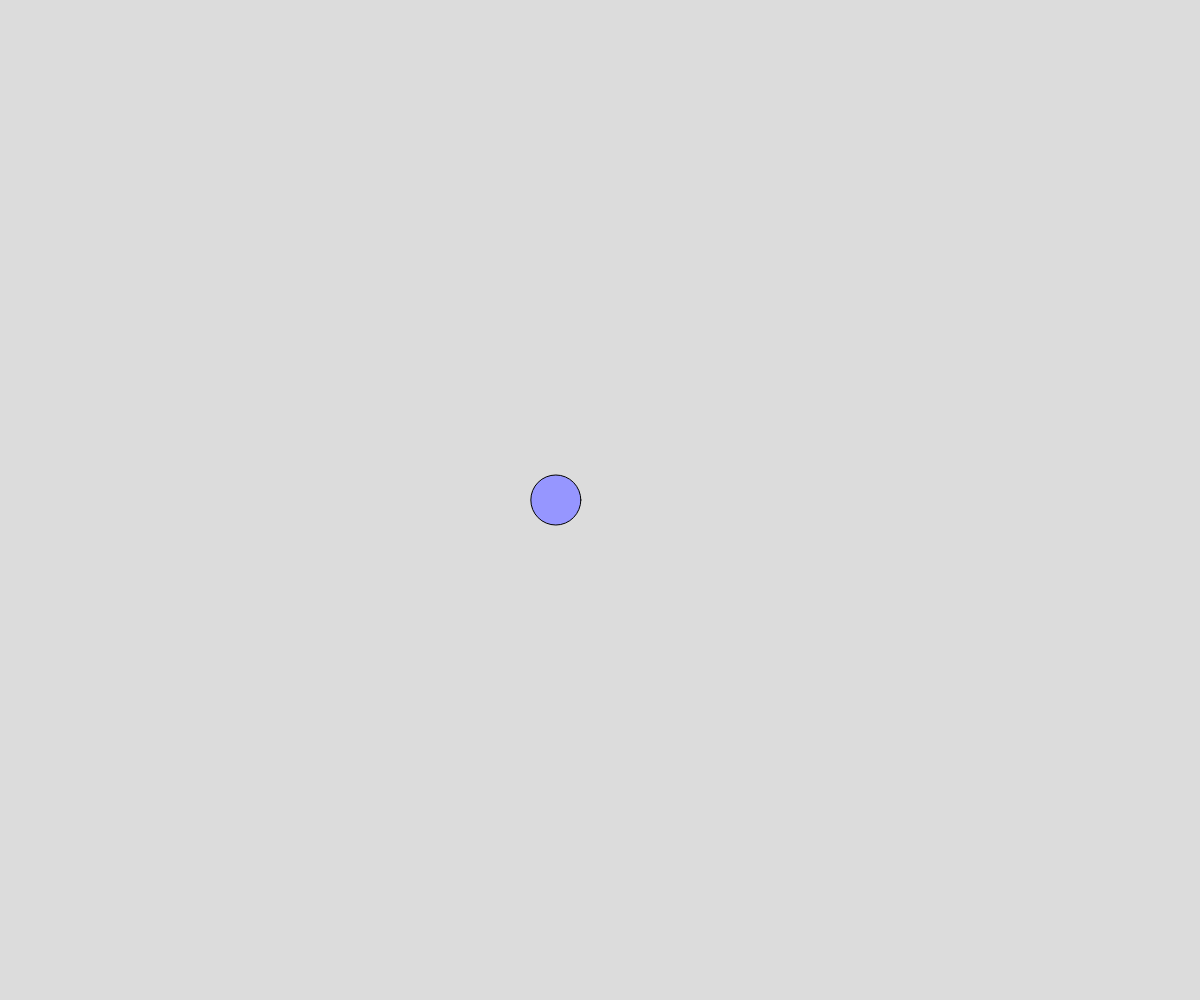
Frame 1 (no input)
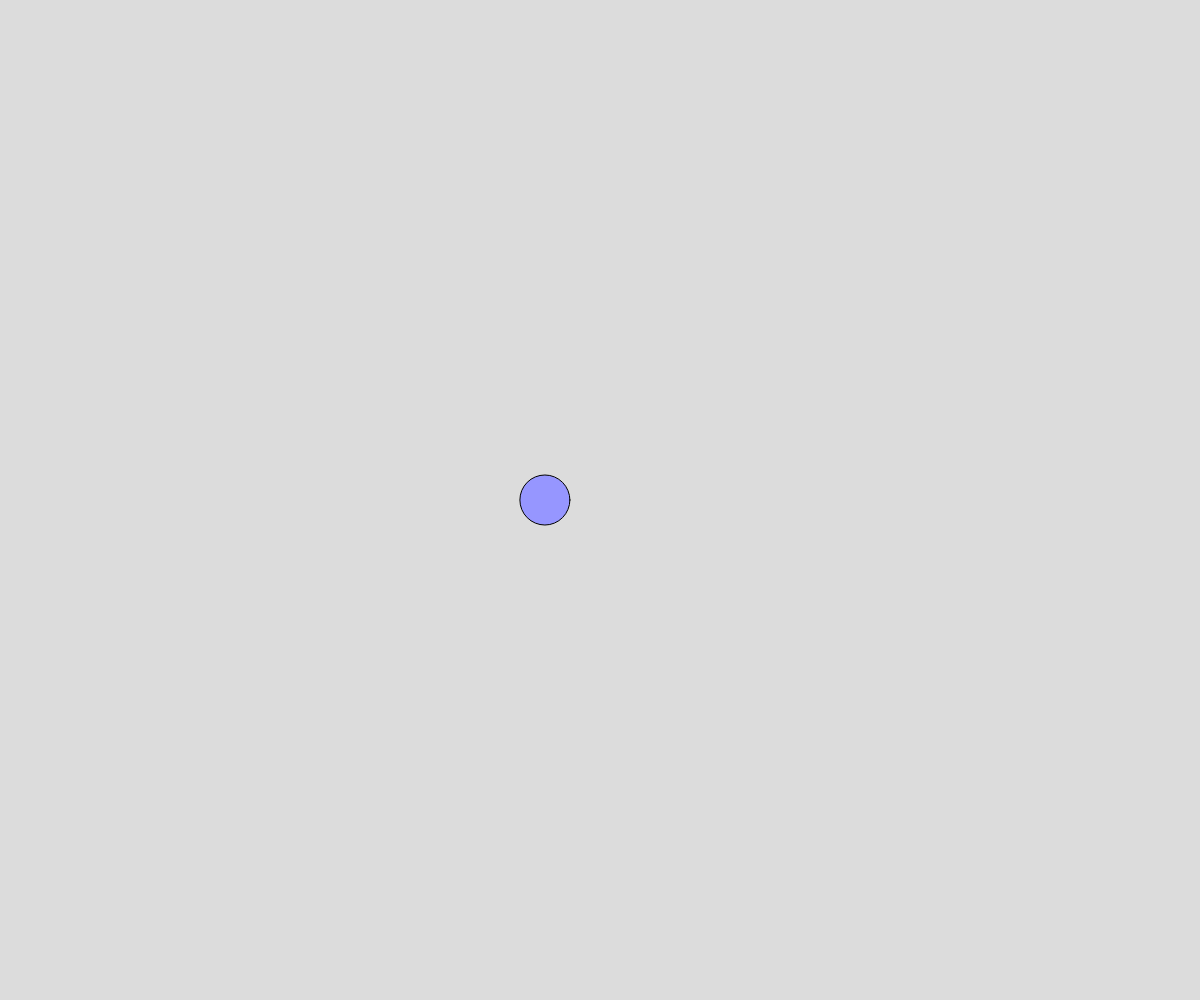
Frame 60 (no input)
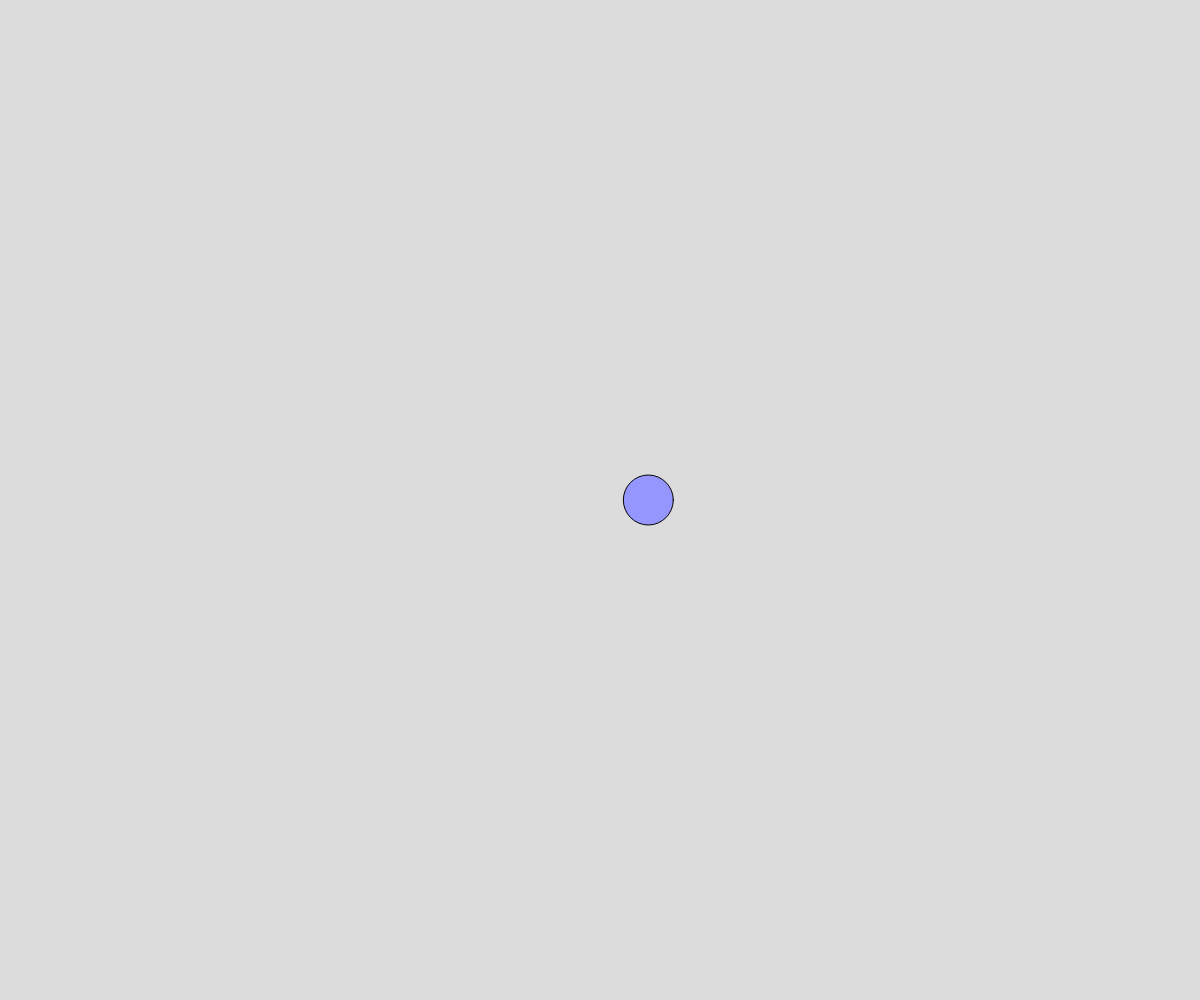
Frame 120 (the mouse pressed at the canvas centre since frame 60)

The p5.js sketch that drew these frames (run headless with seeded random() and noise() and a simulated clock; from frame 60 on, the mouse is pressed at the canvas centre):

// p5.js sketch
// ── sketch.js
// Random vs Noise
// Jack Breckon
// Saturday 29, 2026

// global variables
let minSize = 5;
let maxSize = 200;
let x1; let y1;
let x2; let y2;
// for noise()
let noiseTime = 10;
// noiseTime = current coordinate on noise graph
let noiseSpeed = 0.01; 


async function setup() {
  createCanvas(windowWidth, windowHeight);
  y1 = height / 2;
  x1 = width * 0.3;
  x2 = width * 0.7;
  y2 = height / 2;
}

function draw() {
  background(220);
  //randomCircle(0);
  //noiseCircle();
  moveCircle();
}

function noiseCircle(){
  // another circle, this time the diameter is generate using noise(), smoothly
  fill(150,255,150);
  let d = noise(noiseTime);
  d = map(d,0,1,minSize, maxSize);
  circle(x2,y2,d);
  noiseTime += noiseSpeed;
}

function moveCircle(){
  // using perlin noise(), draw a 40px corc;e that moves left or right randomly, wrapping around if it leaves the screen.
  fill(150,150,255);
  let x = noise(noiseTime);
  x = map(x,0,1,0,width);
  noiseTime += noiseSpeed;
  circle(x,y1,50);
}

function randomCircle() {
  //draw a fixed position circle with randomly changing diameter
  fill(150, 150, 255);
  let d = random(minSize, maxSize);
  circle(x1, y1, d);
}
